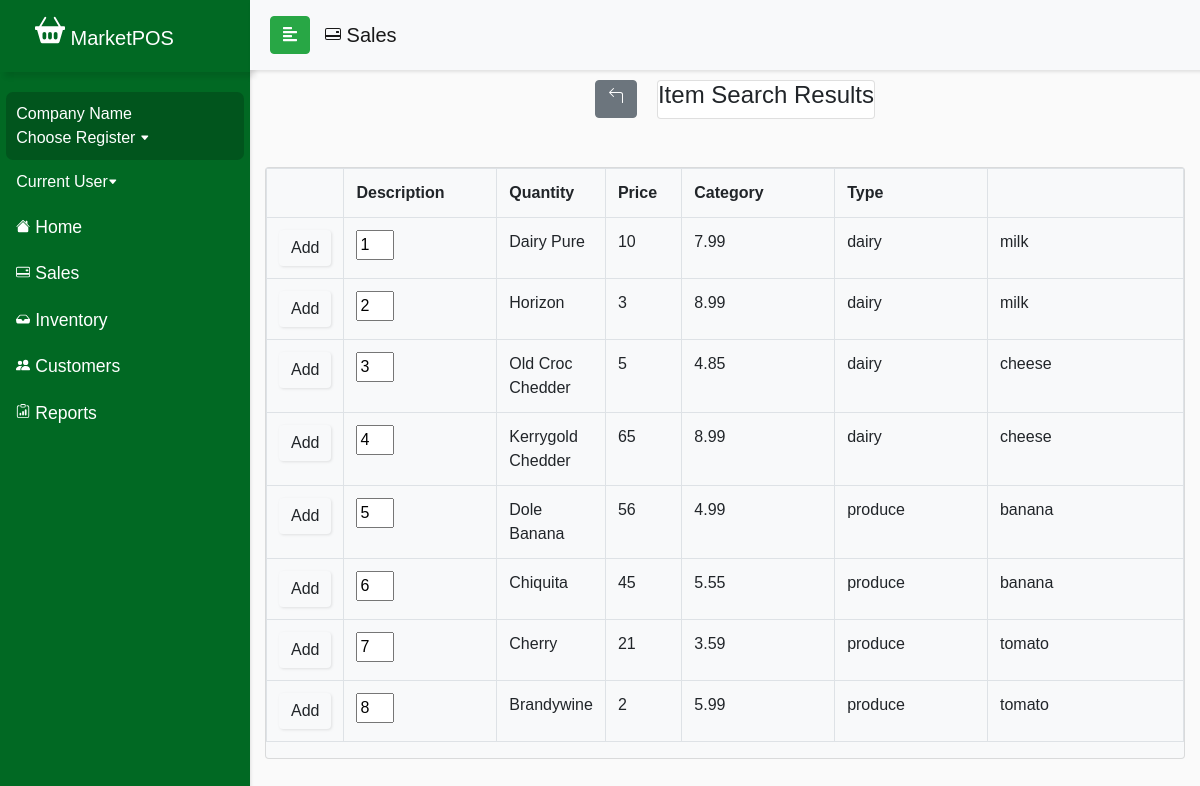
The app's page /currentDraft/saleitemslist.php, older data.
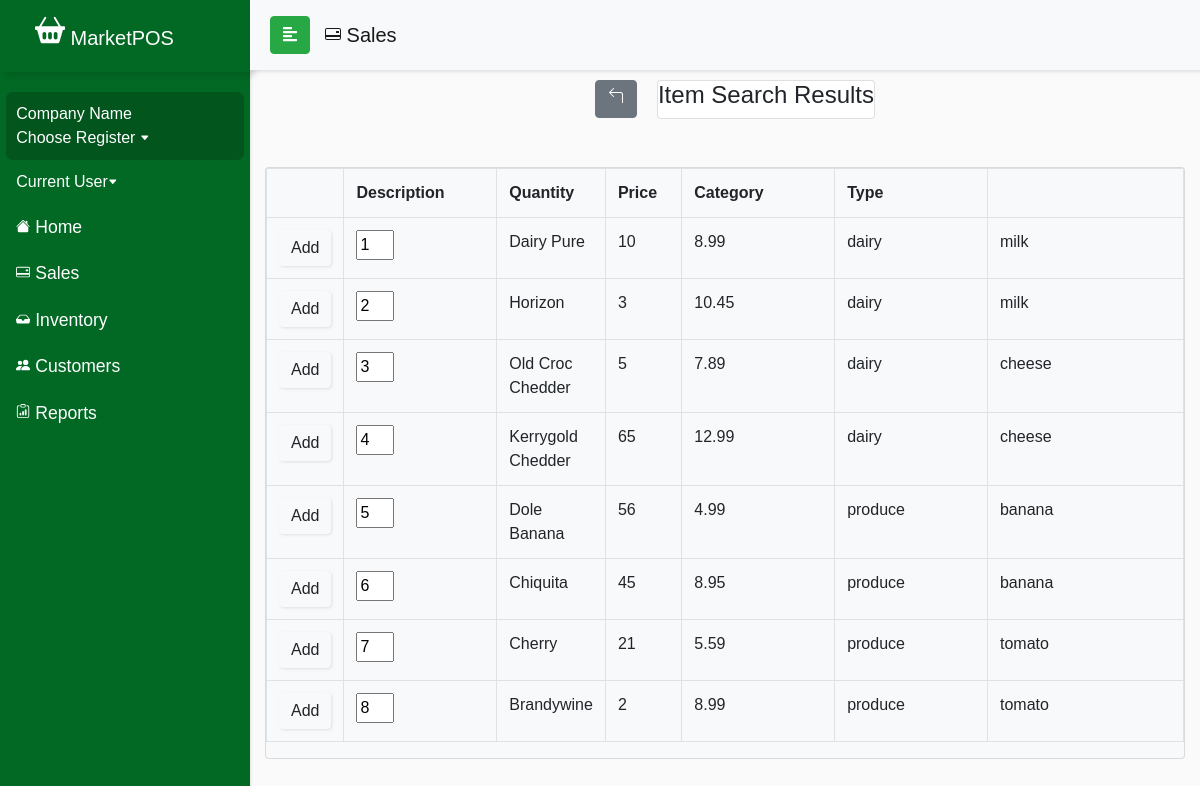
The same page, newer data.
### tables this page shows
CREATE TABLE `product_inventory` (
  `product_id` int(11) NOT NULL,
  `productName` varchar(50) NOT NULL,
  `productType` varchar(50) NOT NULL,
  `productSubType` varchar(50) NOT NULL,
  `unit_price` float NOT NULL,
  `cost` float NOT NULL,
  `in_stock` int(11) NOT NULL,
  `vendor_id` int(11) DEFAULT NULL,
  `OID` int(11) DEFAULT NULL
);

### currentDraft/saleitemslist.php (the view, shortened to what the changed rows need)
<?php
include_once ('config.php');
$query = "SELECT * FROM product_inventory";
$result = mysqli_query($conn, $query);
?>
<!DOCTYPE html>
<html>
<head>
   <link rel="stylesheet" href="css/bootstrap.min.css">
  <link rel="stylesheet" href="userStyle2.css">
  <link rel="stylesheet" href="css/jquery.mCustomScrollbar.min.css">
</head>
<body>
  <nav id="sidebar">
    <div class="sidebar-header">
      <h1><a class="navbar-brand relative-top" href="indexDraft.php" id="navcard">
          MarketPOS</a></h1>
    </div>
  </nav>
  <div id="content">
    <div class="container justify-content-center" id="formscreen">
      <div class="row">
        <div class="col m-auto">
          <div class="card mt-5 bg-light">
            <table class="table table-bordered">
                <tr>
                    <th class="col-1"></th>
                    <th class="col-2">Description</th>
                    <th class="col-1">Quantity</th>
                    <th class="col-1">Price</th>
                    <th class="col-2">Category</th>
                    <th class="col-2">Type</th>
                </tr>
              <?php
                if (isset($_POST['item-search'])) {
                    $search = mysqli_real_escape_string($conn, $_POST['isearch']);
                    $sql = "SELECT * FROM product_inventory WHERE productName LIKE '%$search%' OR productType LIKE '%$search%' OR productSubType LIKE '%$search%' ";
                    $result = mysqli_query($conn, $sql);
                    $queryResults = mysqli_num_rows($result);
                    if ($queryResults > 0) {
                        while ($row = mysqli_fetch_assoc($result)) {
                            echo "<tr><td><form method='post' action='sale.php'><button class='btn navbar-btn btn-light' name='additem'>
                            Add</button></td><input name='sproduct' size='1' value='". $row['product_id'] ."' readonly hidden/></form><td>" .$row['productName']. "</td><td>" .$row['in_stock']. "</td><td>".$row['unit_price']. "</td><td>" .$row['productType'].
                            "</td><td>" .$row['productSubType']. "</td></tr>";
                        }
                    }else {
                        echo "<div>There are no results matching your search</div>";
                    }
                }else {
                    while ($row = mysqli_fetch_assoc($result)) {
                        echo "<tr><td><button class='btn navbar-btn btn-light' name='additem'>
                        Add</button></td><td><input name='sproduct' size='1' value='". $row['product_id'] ."' readonly /></td><td>" .$row['productName']. "</td><td>" .$row['in_stock']. "</td><td>".$row['unit_price']. "</td><td>" .$row['productType'].
                        "</td><td>" .$row['productSubType']. "</td></tr>";
                    }
                  }
                ?>
            </table>
          </div>
        </div>
      </div>
    </div>
</body>
</html>

Row changes from the older to the newer data that the page shows:
changed product_inventory "Dairy Pure": unit_price "7.99" → "8.99"
changed product_inventory "Horizon": unit_price "8.99" → "10.45"
changed product_inventory "Old Croc Chedder": unit_price "4.85" → "7.89"
changed product_inventory "Kerrygold Chedder": unit_price "8.99" → "12.99"
changed product_inventory "Chiquita": unit_price "5.55" → "8.95"
changed product_inventory "Cherry": unit_price "3.59" → "5.59"
changed product_inventory "Brandywine": unit_price "5.99" → "8.99"
